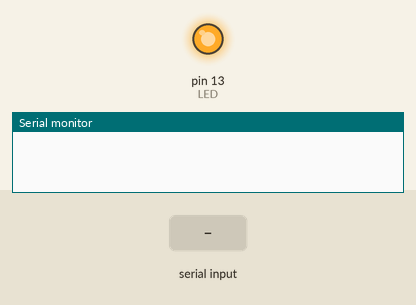
A sketch run on a simulated Arduino Uno, built with avr-gcc and run on an emulated ATmega328P. Shown: output pins drawn as LEDs (lit = HIGH), the last lines printed to the serial monitor. The inputs (shaded band) are chosen by the test bench.

Above: at 1.2 s.
1.3 s: "0" received over Serial
At 2.4 s:
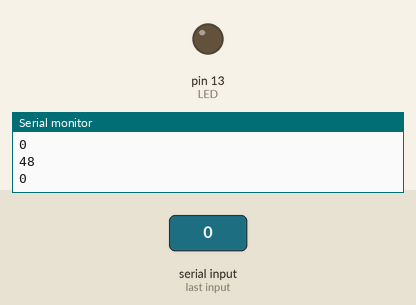
2.8 s: "1" received over Serial
At 3.5 s:
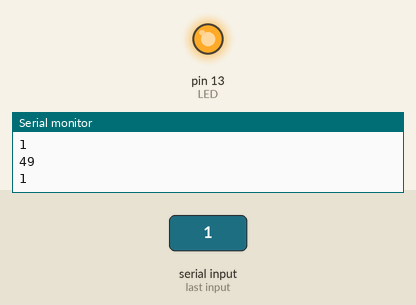
Timing chart, 0 to 5.8 s (numbered marks = the images above; inputs shaded):
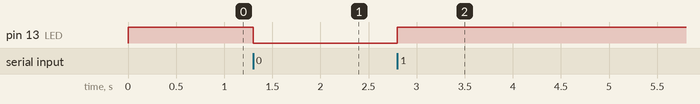

Measured:
- after the input at 1.3 s, pin 13 (LED): HIGH → LOW at once
- after the input at 2.8 s, pin 13 (LED): LOW → HIGH at once

The sketch:

echo_bt3.ino
```cpp
int val;
int LED = 13;
void setup()
{
  Serial.begin(9600);
  pinMode(LED, OUTPUT);
  digitalWrite(LED, HIGH);
 // pinMode(9, OUTPUT);
 // digitalWrite(9, HIGH);

  pinMode(0, INPUT);
  pinMode(1, INPUT);
}
void loop()
{
  if (Serial.available())
  {
    val = Serial.read();
    Serial.println(val);
    Serial.println((char)val);
    if (val == '1')
    {
      digitalWrite(LED, HIGH);
    }
    if ( val == '0')
    {
      digitalWrite(LED, LOW);
    }
    Serial.println(val);
    Serial.println((char)val);
    Serial.println();
  }
}
```
